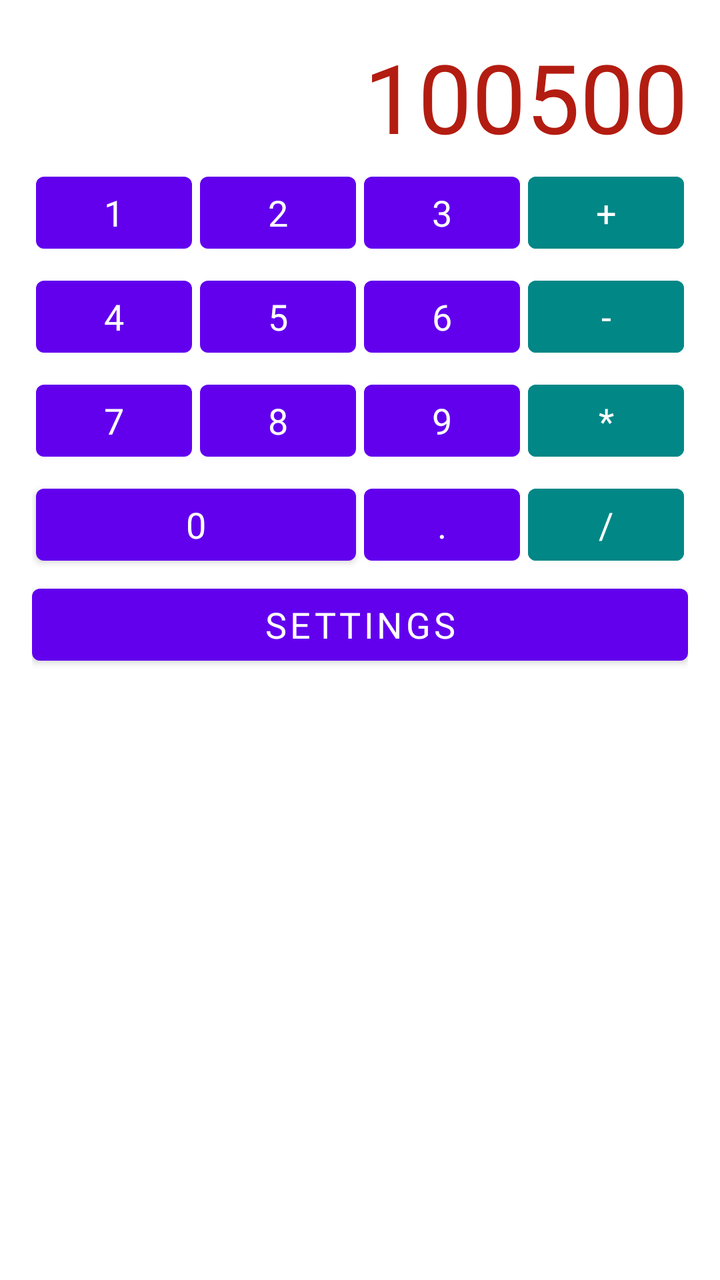
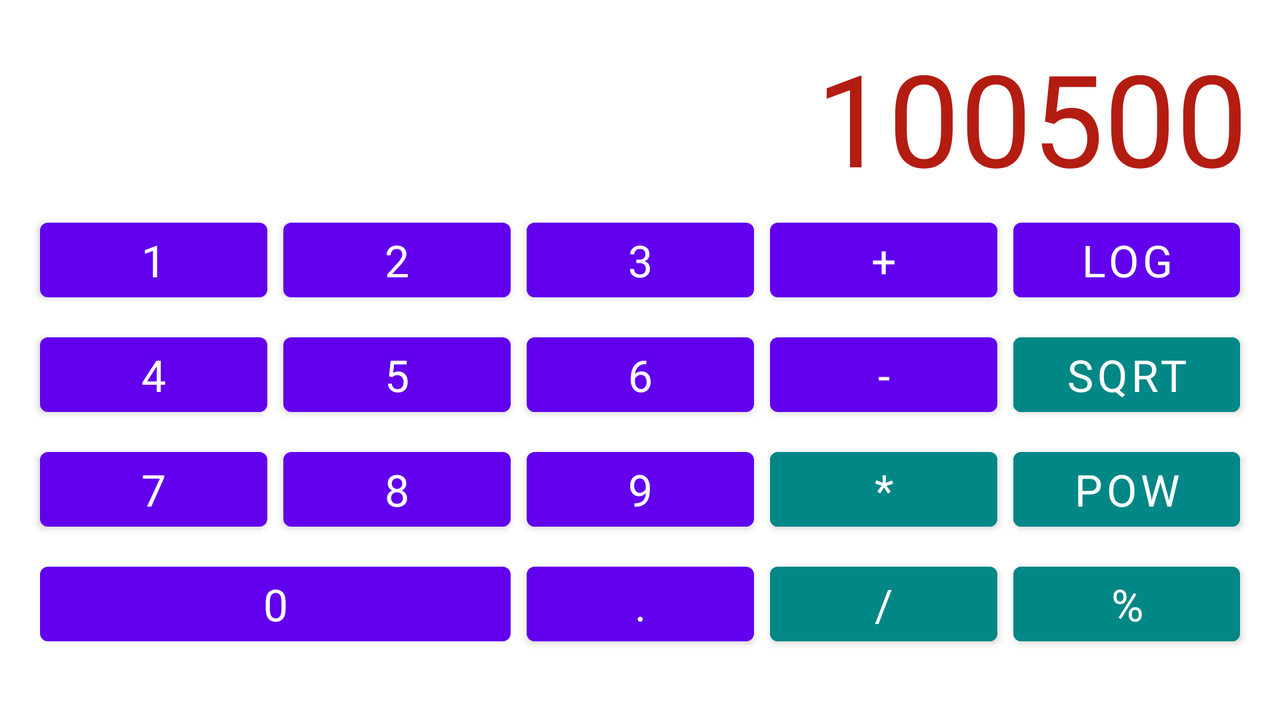

The same Android screen from two of the app's own layout files: first res/layout/ as a phone draws it, then the repository's variant for another configuration, drawn on a device whose configuration selects that folder. Both files follow.
<!-- AndroidManifest.xml: application theme Theme.CalculatorSeptember30 -->
<!-- res/layout/activity_calculator.xml -->
<?xml version="1.0" encoding="utf-8"?>
<LinearLayout xmlns:android="http://schemas.android.com/apk/res/android"
    android:layout_width="match_parent"
    android:layout_height="match_parent"
    xmlns:tools="http://schemas.android.com/tools"
    android:padding="16dp"
    android:orientation="vertical">

    <TextView
        android:id="@+id/txt_result"
        android:layout_width="match_parent"
        android:layout_height="wrap_content"
        android:gravity="end"
        android:fontFamily="@font/orange_juice"
        android:textSize="@dimen/calc_text_size"
        android:textColor="@color/calc_text_color"
        tools:text="100500" />

    <GridLayout
        android:layout_width="match_parent"
        android:layout_height="wrap_content"
        android:columnCount="4">

        <com.google.android.material.button.MaterialButton
            android:id="@+id/key_1"
            android:layout_width="0dp"
            android:layout_height="wrap_content"
            android:text="@string/key_1"
            android:layout_margin="@dimen/card_margin"
            android:layout_columnWeight="1"
            android:layout_gravity="fill_horizontal" />

        <com.google.android.material.button.MaterialButton
            android:id="@+id/key_2"
            android:layout_width="0dp"
            android:layout_height="wrap_content"
            android:text="@string/key_2"
            android:layout_columnWeight="1"
            android:layout_margin="@dimen/card_margin"
            android:layout_gravity="fill_horizontal" />

        <com.google.android.material.button.MaterialButton
            android:id="@+id/key_3"
            android:layout_width="0dp"
            android:layout_height="wrap_content"
            android:text="@string/key_3"
            android:layout_columnWeight="1"
            android:layout_gravity="fill_horizontal"
            android:layout_margin="@dimen/card_margin" />

        <Button
            android:id="@+id/key_plus"
            android:layout_width="0dp"
            android:layout_height="wrap_content"
            android:text="@string/key_plus"
            android:layout_margin="@dimen/card_margin"
            style="@style/CalcButton.Operation"
            android:layout_columnWeight="1"
            android:layout_gravity="fill_horizontal" />

        <Button
            android:id="@+id/key_4"
            android:layout_width="0dp"
            android:layout_height="wrap_content"
            android:text="@string/key_4"
            android:layout_margin="@dimen/card_margin"
            android:layout_gravity="fill_horizontal" />

        <Button
            android:id="@+id/key_5"
            android:layout_width="0dp"
            android:layout_height="wrap_content"
            android:text="@string/key_5"
            android:layout_margin="@dimen/card_margin"
            android:layout_gravity="fill_horizontal" />

        <Button
            android:id="@+id/key_6"
            android:layout_width="0dp"
            android:layout_height="wrap_content"
            android:text="@string/key_6"
            android:layout_margin="@dimen/card_margin"
            android:layout_gravity="fill_horizontal" />

        <Button
            android:id="@+id/key_minus"
            android:layout_width="0dp"
            android:layout_height="wrap_content"
            android:text="@string/key_minus"
            android:layout_columnWeight="1"
            android:layout_gravity="fill_horizontal"
            style="@style/CalcButton.Operation" />

        <Button
            android:id="@+id/key_7"
            android:layout_width="0dp"
            android:layout_height="wrap_content"
            android:text="@string/key_7"
            android:layout_margin="@dimen/card_margin"
            android:layout_gravity="fill_horizontal" />

        <Button
            android:id="@+id/key_8"
            android:layout_width="0dp"
            android:layout_height="wrap_content"
            android:text="@string/key_8"
            android:layout_margin="@dimen/card_margin"
            android:layout_gravity="fill_horizontal" />

        <Button
            android:id="@+id/key_9"
            android:layout_width="0dp"
            android:layout_height="wrap_content"
            android:text="@string/key_9"
            android:layout_margin="@dimen/card_margin"
            android:layout_gravity="fill_horizontal" />

        <Button
            android:id="@+id/key_mult"
            android:layout_width="0dp"
            android:layout_height="wrap_content"
            android:text="@string/key_mult"
            android:layout_columnWeight="1"
            android:layout_gravity="fill_horizontal"
            style="@style/CalcButton.Operation" />

        <Button
            android:id="@+id/key_0"
            android:layout_width="0dp"
            android:layout_height="wrap_content"
            android:text="@string/key_0"
            android:layout_columnSpan="2"
            android:layout_margin="@dimen/card_margin"
            android:layout_gravity="fill_horizontal" />

        <Button
            android:id="@+id/key_dot"
            android:layout_width="0dp"
            android:layout_height="wrap_content"
            android:text="@string/key_dot"
            android:layout_margin="@dimen/card_margin"
            android:layout_gravity="fill_horizontal" />

        <Button
            android:id="@+id/key_div"
            android:layout_width="0dp"
            android:layout_height="wrap_content"
            android:text="@string/key_div"
            android:layout_columnWeight="1"
            android:layout_gravity="fill_horizontal"
            style="@style/CalcButton.Operation" />

    </GridLayout>

    <Button
        android:id="@+id/btn_settings"
        android:layout_width="match_parent"
        android:layout_height="wrap_content"
        android:text="@string/btn_settings" />

</LinearLayout>
<!-- resources referenced by this layout -->
<resources>
  <color name="calc_text_color">#B31C11</color>
  <dimen name="calc_text_size">48sp</dimen>
  <dimen name="card_margin">2dp</dimen>
  <string name="btn_settings">Settings</string>
  <string name="key_0">0</string>
  <string name="key_1">1</string>
  <string name="key_2">2</string>
  <string name="key_3">3</string>
  <string name="key_4">4</string>
  <string name="key_5">5</string>
  <string name="key_6">6</string>
  <string name="key_7">7</string>
  <string name="key_8">8</string>
  <string name="key_9">9</string>
  <string name="key_div">/</string>
  <string name="key_dot">.</string>
  <string name="key_minus">-</string>
  <string name="key_mult">*</string>
  <string name="key_plus">+</string>
  <style name="CalcButton.Operation">
          <item name="android:backgroundTint">@color/teal_700</item>
      </style>
  <style name="Theme.CalculatorSeptember30" parent="Theme.MaterialComponents.DayNight.DarkActionBar">
          
          <item name="colorPrimary">@color/purple_500</item>
          <item name="colorPrimaryVariant">@color/purple_700</item>
          <item name="colorOnPrimary">@color/white</item>
          
          <item name="colorSecondary">@color/teal_200</item>
          <item name="colorSecondaryVariant">@color/teal_700</item>
          <item name="colorOnSecondary">@color/black</item>
          
          <item name="android:statusBarColor" tools:targetApi="l">?attr/colorPrimaryVariant</item>
          
  
          <item name="materialButtonStyle">@style/CalcButton</item>
      </style>
  <color name="teal_700">#FF018786</color>
  <color name="purple_500">#FF6200EE</color>
  <color name="purple_700">#FF3700B3</color>
  <color name="white">#FFFFFFFF</color>
  <color name="teal_200">#FF03DAC5</color>
  <color name="black">#FF000000</color>
  <style name="CalcButton" parent="Widget.MaterialComponents.Button">
          <item name="android:layout_margin">@dimen/card_margin</item>
          <item name="android:fontFamily">@font/orange_juice</item>
          <item name="android:textSize">@dimen/calc_btn_size</item>
      </style>
  <dimen name="calc_btn_size">18sp</dimen>
</resources>
<!-- res/layout-land/activity_calculator.xml (the repository's variant of the layout above) -->
<!-- drawn on the phone turned sideways -->
<?xml version="1.0" encoding="utf-8"?>
<LinearLayout xmlns:android="http://schemas.android.com/apk/res/android"
    android:layout_width="match_parent"
    android:layout_height="match_parent"
    xmlns:tools="http://schemas.android.com/tools"
    android:padding="16dp"
    android:orientation="vertical">

    <TextView
        android:id="@+id/txt_result"
        android:layout_width="match_parent"
        android:layout_height="wrap_content"
        android:gravity="end"
        android:fontFamily="@font/orange_juice"
        android:textSize="@dimen/calc_text_size"
        android:textColor="@color/calc_text_color"
        tools:text="100500" />

    <GridLayout
        android:layout_width="match_parent"
        android:layout_height="wrap_content"
        android:columnCount="5">

        <Button
            android:id="@+id/key_1"
            android:layout_width="0dp"
            android:layout_height="wrap_content"
            android:text="@string/key_1"
            android:fontFamily="@font/orange_juice"
            android:layout_columnWeight="1"
            android:layout_gravity="fill_horizontal"
            android:layout_margin="@dimen/card_margin"
            />

        <Button
            android:id="@+id/key_2"
            android:layout_width="0dp"
            android:layout_height="wrap_content"
            android:text="@string/key_2"
            android:layout_columnWeight="1"
            android:layout_gravity="fill_horizontal"
            android:layout_margin="@dimen/card_margin" />

        <Button
            android:id="@+id/key_3"
            android:layout_width="0dp"
            android:layout_height="wrap_content"
            android:text="@string/key_3"
            android:layout_columnWeight="1"
            android:layout_gravity="fill_horizontal"
            android:layout_margin="@dimen/card_margin" />

        <Button
            android:id="@+id/key_plus"
            android:layout_width="0dp"
            android:layout_height="wrap_content"
            android:text="@string/key_plus"
            android:layout_columnWeight="1"
            android:layout_gravity="fill_horizontal"
            android:layout_margin="@dimen/card_margin" />

        <Button
            android:id="@+id/key_log"
            android:layout_width="0dp"
            android:layout_height="wrap_content"
            android:text="@string/key_log"
            android:layout_columnWeight="1"
            android:layout_gravity="fill_horizontal"
            android:layout_margin="@dimen/card_margin" />

        <Button
            android:id="@+id/key_4"
            android:layout_width="0dp"
            android:layout_height="wrap_content"
            android:text="@string/key_4"
            android:layout_gravity="fill_horizontal"
            android:layout_margin="@dimen/card_margin" />

        <Button
            android:id="@+id/key_5"
            android:layout_width="0dp"
            android:layout_height="wrap_content"
            android:text="@string/key_5"
            android:layout_gravity="fill_horizontal"
            android:layout_margin="@dimen/card_margin" />

        <Button
            android:id="@+id/key_6"
            android:layout_width="0dp"
            android:layout_height="wrap_content"
            android:text="@string/key_6"
            android:layout_gravity="fill_horizontal"
            android:layout_margin="@dimen/card_margin" />

        <Button
            android:id="@+id/key_minus"
            android:layout_width="0dp"
            android:layout_height="wrap_content"
            android:text="@string/key_minus"
            android:layout_columnWeight="1"
            android:layout_gravity="fill_horizontal"
            android:layout_margin="@dimen/card_margin" />

        <Button
            android:id="@+id/key_sqrt"
            android:layout_width="0dp"
            android:layout_height="wrap_content"
            android:text="@string/key_sqrt"
            android:layout_columnWeight="1"
            android:layout_gravity="fill_horizontal"
            style="@style/CalcButton.Operation" />

        <Button
            android:id="@+id/key_7"
            android:layout_width="0dp"
            android:layout_height="wrap_content"
            android:text="@string/key_7"
            android:layout_gravity="fill_horizontal"
            android:layout_margin="@dimen/card_margin" />

        <Button
            android:id="@+id/key_8"
            android:layout_width="0dp"
            android:layout_height="wrap_content"
            android:text="@string/key_8"
            android:layout_gravity="fill_horizontal"
            android:layout_margin="@dimen/card_margin" />

        <Button
            android:id="@+id/key_9"
            android:layout_width="0dp"
            android:layout_height="wrap_content"
            android:text="@string/key_9"
            android:layout_gravity="fill_horizontal"
            android:layout_margin="@dimen/card_margin" />

        <Button
            android:id="@+id/key_mult"
            android:layout_width="0dp"
            android:layout_height="wrap_content"
            android:text="@string/key_mult"
            android:layout_columnWeight="1"
            android:layout_gravity="fill_horizontal"
            style="@style/CalcButton.Operation" />

        <Button
            android:id="@+id/key_pow"
            android:layout_width="0dp"
            android:layout_height="wrap_content"
            android:text="@string/key_pow"
            android:layout_columnWeight="1"
            android:layout_gravity="fill_horizontal"
            style="@style/CalcButton.Operation" />

        <Button
            android:id="@+id/key_0"
            android:layout_width="0dp"
            android:layout_height="wrap_content"
            android:text="@string/key_0"
            android:layout_columnSpan="2"
            android:layout_gravity="fill_horizontal"
            android:layout_margin="@dimen/card_margin" />

        <Button
            android:id="@+id/key_dot"
            android:layout_width="0dp"
            android:layout_height="wrap_content"
            android:text="@string/key_dot"
            android:layout_gravity="fill_horizontal"
            android:layout_margin="@dimen/card_margin" />

        <Button
            android:id="@+id/key_div"
            android:layout_width="0dp"
            android:layout_height="wrap_content"
            android:text="@string/key_div"
            android:layout_columnWeight="1"
            android:layout_gravity="fill_horizontal"
            style="@style/CalcButton.Operation" />

        <Button
            android:id="@+id/key_percent"
            android:layout_width="0dp"
            android:layout_height="wrap_content"
            android:text="@string/key_percent"
            android:layout_columnWeight="1"
            android:layout_gravity="fill_horizontal"
            style="@style/CalcButton.Operation" />

    </GridLayout>
</LinearLayout>
<!-- resources referenced by the variant -->
<!-- as the phone turned sideways resolves them -->
<resources>
  <color name="calc_text_color">#B31C11</color>
  <!-- from res/values-land/ -->
  <dimen name="calc_text_size">64sp</dimen>
  <!-- from res/values-land/ -->
  <dimen name="card_margin">4dp</dimen>
  <string name="key_0">0</string>
  <string name="key_1">1</string>
  <string name="key_2">2</string>
  <string name="key_3">3</string>
  <string name="key_4">4</string>
  <string name="key_5">5</string>
  <string name="key_6">6</string>
  <string name="key_7">7</string>
  <string name="key_8">8</string>
  <string name="key_9">9</string>
  <string name="key_div">/</string>
  <string name="key_dot">.</string>
  <string name="key_log">log</string>
  <string name="key_minus">-</string>
  <string name="key_mult">*</string>
  <string name="key_percent">%</string>
  <string name="key_plus">+</string>
  <string name="key_pow">POW</string>
  <string name="key_sqrt">Sqrt</string>
  <style name="CalcButton.Operation">
          <item name="android:backgroundTint">@color/teal_700</item>
      </style>
  <style name="Theme.CalculatorSeptember30" parent="Theme.MaterialComponents.DayNight.DarkActionBar">
          
          <item name="colorPrimary">@color/purple_500</item>
          <item name="colorPrimaryVariant">@color/purple_700</item>
          <item name="colorOnPrimary">@color/white</item>
          
          <item name="colorSecondary">@color/teal_200</item>
          <item name="colorSecondaryVariant">@color/teal_700</item>
          <item name="colorOnSecondary">@color/black</item>
          
          <item name="android:statusBarColor" tools:targetApi="l">?attr/colorPrimaryVariant</item>
          
  
          <item name="materialButtonStyle">@style/CalcButton</item>
      </style>
  <color name="teal_700">#FF018786</color>
  <color name="purple_500">#FF6200EE</color>
  <color name="purple_700">#FF3700B3</color>
  <color name="white">#FFFFFFFF</color>
  <color name="teal_200">#FF03DAC5</color>
  <color name="black">#FF000000</color>
  <style name="CalcButton" parent="Widget.MaterialComponents.Button">
          <item name="android:layout_margin">@dimen/card_margin</item>
          <item name="android:fontFamily">@font/orange_juice</item>
          <item name="android:textSize">@dimen/calc_btn_size</item>
      </style>
  <!-- from res/values-land/ -->
  <dimen name="calc_btn_size">22sp</dimen>
</resources>
